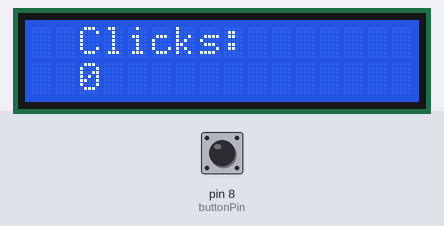
Bench run of a sketch on a simulated Arduino Uno, built with avr-gcc and run on an emulated ATmega328P. Parts: 16×2 character LCD. Inputs (shaded band) come from the test bench; at power-on: pin 8 (buttonPin) HIGH. Random numbers use the default seed unless the sketch sets one.

Above: at 1.2 s.
1.3 s: pin 8 (buttonPin) pulled LOW for 1 s
At 2.9 s:
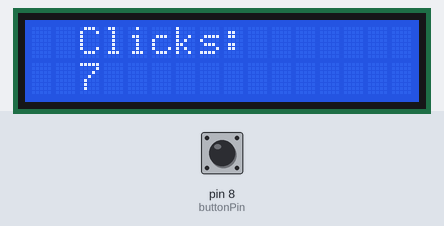
3.8 s: pin 8 (buttonPin) pulled LOW for 0.15 s
At 5.0 s:
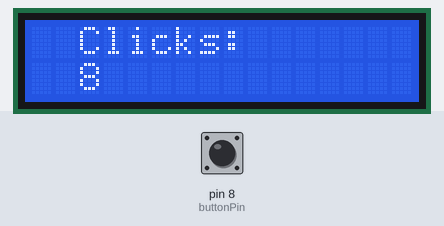
5.4 s: pin 8 (buttonPin) pulled LOW for 0.15 s
At 6.2 s:
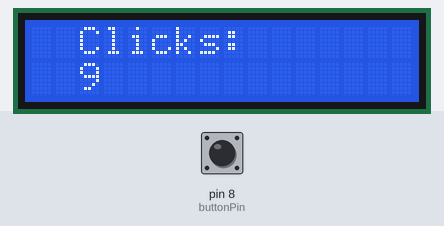
7.0 s: pin 8 (buttonPin) pulled LOW for 1 s
At 8.6 s:
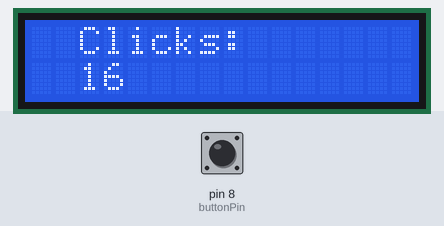
Timing chart, 0 to 10.1 s (numbered marks = the images above; inputs shaded):
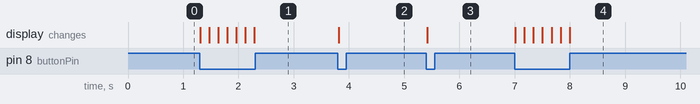

The sketch:

LCD_clicker_OLD.ino
```cpp
const int buttonPin = 8;
int counter = 0;
int x;
char *words[]={"Rampage", "Legendary", "Godlike", "Savage","unstoppable"};
long words1;
bool shownText = 0;

#include <LiquidCrystal_I2C.h>

LiquidCrystal_I2C lcd(0x27, 16, 2);
void setup() {
  pinMode(buttonPin, INPUT_PULLUP);

  Serial.begin(9600);

  lcd.init();
  lcd.clear();
  lcd.backlight();

  lcd.setCursor(2, 0);
  lcd.print("Clicks:");

  lcd.setCursor(2, 1);
  lcd.print(counter);
}

void loop() {
  int buttonState;
  buttonState = digitalRead(buttonPin);

  if (buttonState == LOW)
  {
    counter++;
    lcd.clear();
    lcd.setCursor(2, 0);
    lcd.print("Clicks:");
    lcd.setCursor(2, 1);
    lcd.print(counter);

    delay(150);
  }
shownText = 0;
    if (counter == 10)
  {
  Random();
  }
    if (counter == 20)
  {
  Random();
  }
    if (counter == 30)
  {
  Random();
  }
    if (counter == 40)
  {
  Random();
  }
    if (counter == 50)
  {
  Random();
  }

}

void Random() {
  words1 = random(sizeof(words)/sizeof(char*));
     if (shownText = 0)
    {
    lcd.clear();
    lcd.setCursor(2, 0);
    lcd.print(words[words1]);
    delay(500);
    shownText = 1;
    }

}
```

Measured:
- after the input at 1.3 s, the display: first changes at once (image 1 shows a later state)
- after the input at 3.8 s, the display: changes at once (image 2)
- after the input at 5.4 s, the display: changes at once (image 3)
- after the input at 7.0 s, the display: first changes at once (image 4 shows a later state)
